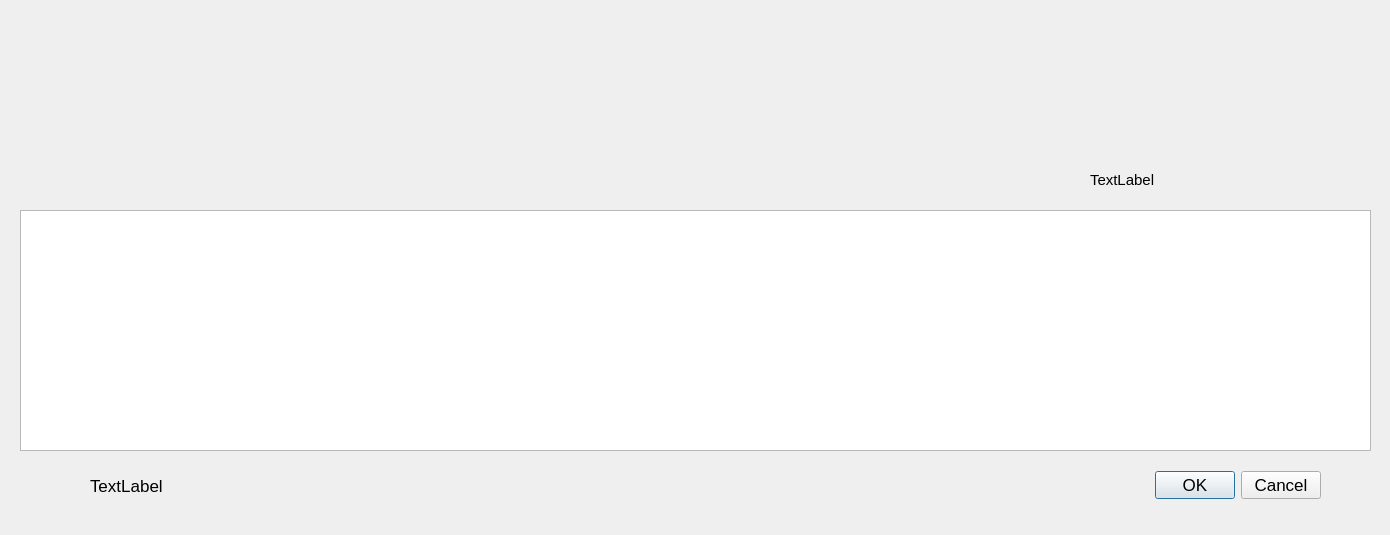
<?xml version="1.0" encoding="UTF-8"?>
<ui version="4.0">
 <class>OrderDetail</class>
 <widget class="QDialog" name="OrderDetail">
  <property name="geometry">
   <rect>
    <x>0</x>
    <y>0</y>
    <width>1390</width>
    <height>535</height>
   </rect>
  </property>
  <property name="windowTitle">
   <string>Dialog</string>
  </property>
  <widget class="QDialogButtonBox" name="buttonBox">
   <property name="geometry">
    <rect>
     <x>1050</x>
     <y>460</y>
     <width>271</width>
     <height>51</height>
    </rect>
   </property>
   <property name="minimumSize">
    <size>
     <width>30</width>
     <height>0</height>
    </size>
   </property>
   <property name="font">
    <font>
     <pointsize>13</pointsize>
    </font>
   </property>
   <property name="orientation">
    <enum>Qt::Horizontal</enum>
   </property>
   <property name="standardButtons">
    <set>QDialogButtonBox::Cancel|QDialogButtonBox::Ok</set>
   </property>
  </widget>
  <widget class="QTableWidget" name="tableWidget">
   <property name="geometry">
    <rect>
     <x>20</x>
     <y>210</y>
     <width>1351</width>
     <height>241</height>
    </rect>
   </property>
  </widget>
  <widget class="QLabel" name="label_total">
   <property name="geometry">
    <rect>
     <x>90</x>
     <y>470</y>
     <width>231</width>
     <height>31</height>
    </rect>
   </property>
   <property name="font">
    <font>
     <pointsize>13</pointsize>
    </font>
   </property>
   <property name="text">
    <string>TextLabel</string>
   </property>
  </widget>
  <widget class="QLabel" name="label_status">
   <property name="geometry">
    <rect>
     <x>1090</x>
     <y>170</y>
     <width>221</width>
     <height>20</height>
    </rect>
   </property>
   <property name="font">
    <font>
     <pointsize>11</pointsize>
    </font>
   </property>
   <property name="text">
    <string>TextLabel</string>
   </property>
  </widget>
  <widget class="QLabel" name="label">
   <property name="geometry">
    <rect>
     <x>590</x>
     <y>10</y>
     <width>251</width>
     <height>181</height>
    </rect>
   </property>
   <property name="text">
    <string/>
   </property>
   <property name="pixmap">
    <pixmap resource="resouce.qrc">:/order.png</pixmap>
   </property>
  </widget>
 </widget>
 <resources>
  <include location="resouce.qrc"/>
 </resources>
 <connections>
  <connection>
   <sender>buttonBox</sender>
   <signal>accepted()</signal>
   <receiver>OrderDetail</receiver>
   <slot>accept()</slot>
   <hints>
    <hint type="sourcelabel">
     <x>248</x>
     <y>254</y>
    </hint>
    <hint type="destinationlabel">
     <x>157</x>
     <y>274</y>
    </hint>
   </hints>
  </connection>
  <connection>
   <sender>buttonBox</sender>
   <signal>rejected()</signal>
   <receiver>OrderDetail</receiver>
   <slot>reject()</slot>
   <hints>
    <hint type="sourcelabel">
     <x>316</x>
     <y>260</y>
    </hint>
    <hint type="destinationlabel">
     <x>286</x>
     <y>274</y>
    </hint>
   </hints>
  </connection>
 </connections>
</ui>
